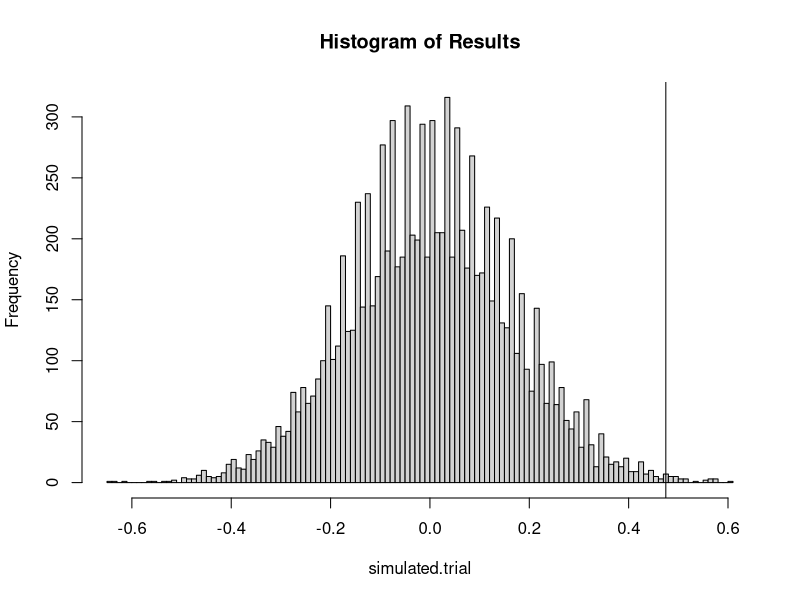
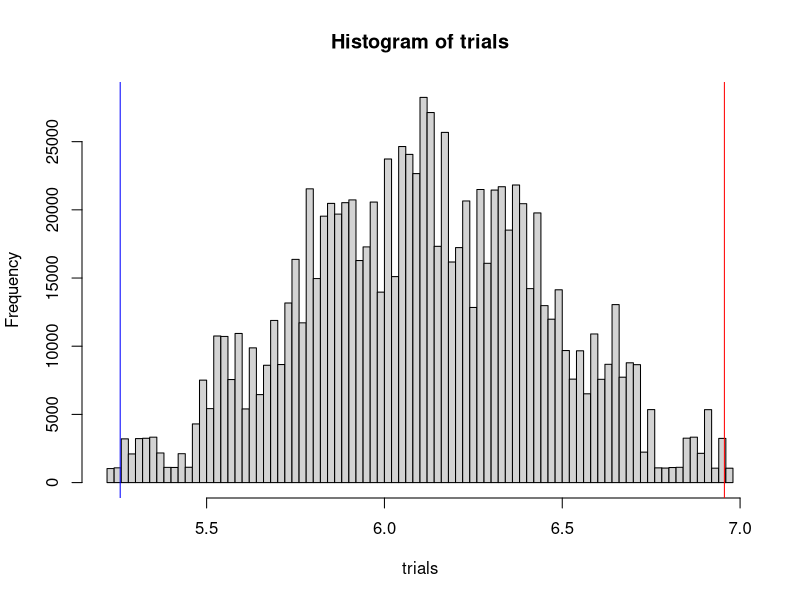
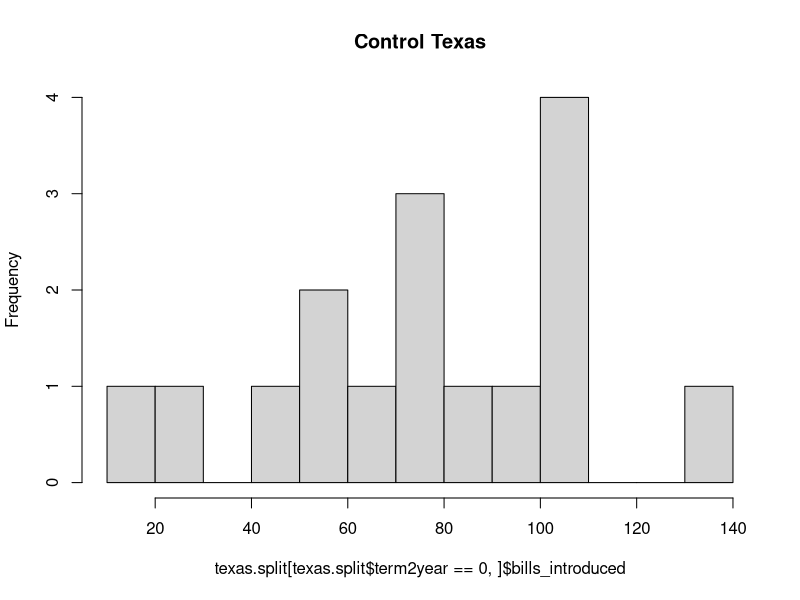
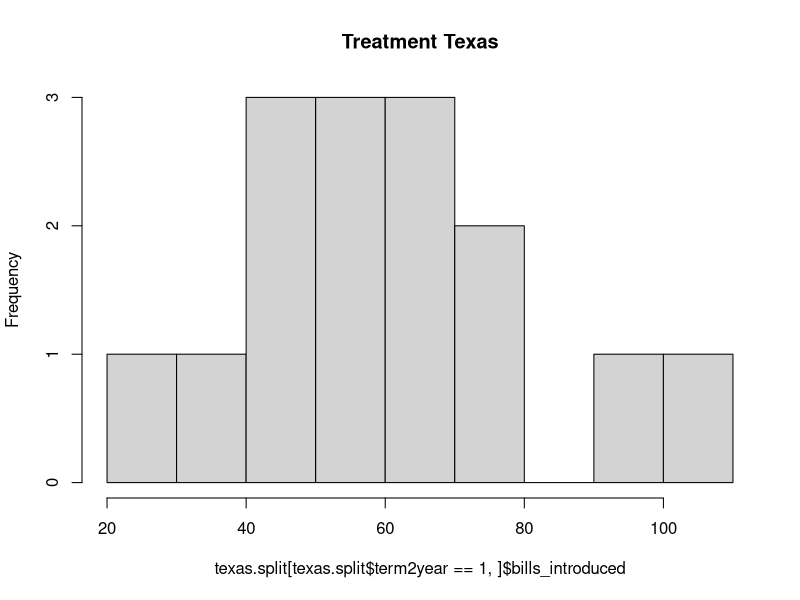

These charts were generated, in order, by the following R code: (Note: this script raises an error after producing the figures.)
## ---- chunk 1
library(data.table)
library(dplyr)
## ---- chunk 2
d <- fread("./data/clingingsmith_2009.csv")
head(d)
## ---- chunk 3
grouped <- group_by(d, success)
summarise(grouped, mean(views))
## ---- chunk 4
control <- d[d$success == 0]
treatment <- d[d$success == 1]

# This is the treatment function, will be referred to many times.
afterTreatment <- function(a, b) {
  treament = a[b==1]
  control = a[b==0]
  return(mean(treament) - mean(control))
  
}

# Get the ATE we are looking for
ate <- afterTreatment(grouped$views, grouped$success) 
viewsVector <- d$views

# See how many 0s and 1s there are
random <- function() {
  sample(c(rep(0, 448), rep(1, 510)))
}


N <- 10000
simulated.trial <- replicate(N, afterTreatment(viewsVector, random()))
simulated.trial.mean <- mean(simulated.trial)

# Show results
hist(simulated.trial, main = "Histogram of Results", breaks = 100)
abline(v = ate)

## ---- chunk 5
num_larger <- simulated.trial >= ate
number.simulated.assingments <- sum(num_larger)
number.simulated.assingments

## ---- chunk 6
p_value_one_tailed <- mean(num_larger)
p_value_one_tailed
## ---- chunk 7
number_more_extreme <- abs(simulated.trial) >= abs(ate)
number_more_extreme.assignments <- sum(number_more_extreme)
number_more_extreme.assignments
## ---- chunk 8
p_value_two_tailed <- mean(number_more_extreme) 
p_value_two_tailed
## ---- chunk 9
input <- c(.950, .978, .762, .733, .823, 1.011) 
sumInput <- sum(input)

# We have the inverse list because this made of ratios
inverse <- 1/input
sumInverse <- sum(inverse)

# Take the total set which is input and inverse
total <- c(input, inverse)

# Pick 6 out of 12 values without reaplcement
random.sample <- function() {
  random <- sample(c(total), 6, replace = FALSE)
  return(sum(random))
}

N <- 1000000

trials <- replicate(N, random.sample())

# Show histogram and two vertical lines
hist(trials, breaks = N/10000)
abline(v=sumInput, col = "blue")
abline(v=sumInverse, col = "red")


p_value <- mean(sumInput >= trials)
p_value
## ---- chunk 10
library(foreign)

data <- read.dta("./data/titiunik_2010.dta")
data <- data.table(data)
head(data)
## ---- chunk 11
summarize(group_by(data, texas0_arkansas1), mean(bills_introduced))
## ---- chunk 12
summarize(group_by(data, term2year), mean(bills_introduced))
## ---- chunk 13
summarize(group_by(data, term2year, texas0_arkansas1), mean(bills_introduced))
## ---- chunk 14

# Get the variances && m/m
var.0.texas <- var((data[data$texas0_arkansas1 == 0 & data$term2year == 0]$bills_introduced))
var.1.texas <- var((data[data$texas0_arkansas1 == 0 & data$term2year == 1]$bills_introduced))
N.texas <- nrow(data[data$texas0_arkansas1 == 0])
m.texas <-  nrow(data[data$texas0_arkansas1 == 0 & data$term2year == 1])
se.texas <- sqrt((var.0.texas/(N.texas-m.texas)) + (var.1.texas)/m.texas)
se.texas

# Get the variances && m/m
var.0.arkansas <- var((data[data$texas0_arkansas1 == 1 & data$term2year == 0]$bills_introduced))
var.1.arkansas <- var((data[data$texas0_arkansas1 == 1 & data$term2year == 1]$bills_introduced))
N.arkansas <- nrow(data[data$texas0_arkansas1 == 1])
m.arkansas <-  nrow(data[data$texas0_arkansas1 == 1 & data$term2year == 1])
se.arkansas <- sqrt((var.0.arkansas/(N.arkansas-m.arkansas)) + (var.1.arkansas)/m.arkansas)
se.arkansas


# Getting ATE for future use
states.split <- group_by(data, texas0_arkansas1)

texas.split <- states.split[states.split$texas0_arkansas1 == 0, c(1,2,3)]
arkansas.split <- states.split[states.split$texas0_arkansas1 == 1, c(1,2,3)]

texas.split.ate <- afterTreatment(texas.split$bills_introduced, texas.split$term2year)
arkansas.split.ate <- afterTreatment(arkansas.split$bills_introduced, arkansas.split$term2year)

## ---- chunk 15
overall_ate <- texas.split.ate*(31/66) + arkansas.split.ate*(35/66)
overall_ate
## ---- chunk 16
se_overall_ate <- sqrt((31*se.texas/66)^2 + (35*se.arkansas/66)^2)
se_overall_ate
## ---- chunk 17

## ---- chunk 18
hist(texas.split[texas.split$term2year == 0, ]$bills_introduced, main = "Control Texas", breaks=10)
hist(texas.split[texas.split$term2year == 1, ]$bills_introduced, main = "Treatment Texas", breaks=10)

hist(arkansas.split[texas.split$term2year == 0, ]$bills_introduced, main = "Control Arkansas", breaks=10)
hist(arkansas.split[texas.split$term2year == 1, ]$bills_introduced, main = "Treatment Arkansas", breaks=10)
## ---- chunk 19
## load data 
d <- fread("./data/clustering_data.csv")
d
## ---- chunk 20
d$cluster.name <- c(1, 1, 2, 2, 3, 3, 4, 4, 5, 5, 6, 6, 7, 7)
clusters <- c(1, 2, 3, 4, 5, 6, 7)

randomize.cluster <- function() {
  control <- sample(clusters, 4, FALSE)
  return(control)
}

control.group <- randomize.cluster()
treatment.group <- setdiff(clusters, control.group)
control.group
treatment.group

# Assign treatment and control
d$treatment <- 0
d$treatment[d$cluster.name %in% treatment.group] <- 1
d

# Get the cluster based means
means <-  aggregate(d[, 2:3], list(d$cluster.name), mean)
means

# Use built in formulas
var.0 <- var(means$y0)
var.1 <- var(means$y1)
cov.0 <- cov(means$y0, means$y1)
# cov.0

# Given by Alex
m <- 6
N <- 14
k <- 7
se <- sqrt((((m*var.0)/(N-m)) + (((N-m)*var.1)/(m)) + 2*cov.0)/(k-1))
se
## ---- chunk 21

# Basically everything we did above but change the clusters
d$cluster.name.1 <- c(1, 2, 3, 4, 5, 6, 7, 7, 6, 5, 4, 3, 2, 1)
clusters.1 <- c(1, 2, 3, 4, 5, 6, 7)

randomize.cluster.1 <- function() {
  control <- sample(clusters, 4, FALSE)
  return(control)
}

control.group.1 <- randomize.cluster()
treatment.group.1 <- setdiff(clusters, control.group)
control.group.1
treatment.group.1

# Assign treatment and control
d$treatment.1 <- 0
d$treatment.1[d$cluster.name.1 %in% treatment.group.1] <- 1
d

# Get the cluster based means
means.1 <-  aggregate(d[, 2:3], list(d$cluster.name.1), mean)
means.1

# Use built in formulas
var.0.1 <- var(means.1$y0)
var.1.1 <- var(means.1$y1)
cov.0.1 <- cov(means.1$y0, means.1$y1)
# cov.0

# Given by Alex
m.1 <- 6
N.1 <- 14
k.1 <- 7
se.1 <- sqrt((((m.1*var.0.1)/(N.1-m.1)) + (((N.1-m.1)*var.1.1)/(m.1)) + 2*cov.0.1)/(k.1-1))
se.1


## ---- chunk 22

# Facts given
users <- 800000
profit <- 100
CPM <- 0.2
percent.bought <- 0.004

# Get break even volume
total.weekly.bought <- percent.bought*users
total.weekly.profit <- total.weekly.bought * profit
total.ad.spend <- CPM * users
break.even.volume <- total.ad.spend/profit

# Divide it per person
break.even.volume.perperson <- break.even.volume/users
break.even.volume.perperson

## ---- chunk 23
# Given info
controlgroup <- users/2
treatmentgroup <- users/2
measured.effect <- 0.003

# Get p value from formula below
p <- controlgroup * percent.bought + treatmentgroup * (percent.bought + measured.effect)
p <- p/(controlgroup + treatmentgroup)

# Get SE from formula below
standard.error <- sqrt(p*(1-p) * ((1/controlgroup) + (1/treatmentgroup)))


# Get the CI
c.i.top <- measured.effect + 1.96*standard.error
c.i.bottom <- measured.effect - 1.96*standard.error
c.i.top
c.i.bottom
## ---- chunk 24

# Do the same thing as above, but just change the break of the control and test group
control.group <- .01 * users
test.group <- (1-0.01)*users

# P Value formula above
p.boss <-  control.group * percent.bought + test.group * (percent.bought + measured.effect)
p.boss <- p.boss/ (control.group + test.group)

# SE formula above
standard.error.boss <- sqrt(p.boss*(1-p.boss) * ((1/control.group) + (1/test.group)))
c.i.top.boss <- measured.effect + 1.96*standard.error.boss
c.i.bottom.boss <- measured.effect - 1.96*standard.error.boss
c.i.top.boss
c.i.bottom.boss

## ---- chunk 25
d <- fread('./data/list_data_2019.csv')
head(d)
## ---- chunk 26

control.group.sports <- d$bid[d$uniform_price_auction==0]
treatment.group.sports <- d$bid[d$uniform_price_auction==1]
t_test_result <- t.test(control.group.sports, treatment.group.sports)
t_test_result
## ---- chunk 27
mod <- lm(bid ~ uniform_price_auction, data = d)
summary(mod)
## ---- chunk 28
confint(mod, level = 0.95)
## ---- chunk 29
summary(mod)
## ---- chunk 30
summarize(group_by(d, uniform_price_auction), count=n())

# Count the amount of 1s and 0s from the summarize function
random1 <- function() {
  sample(c(rep(0, 34), rep(1, 34)))
}
# Run 10000 trials on the distribution 
N1 <- 10000
distribution <- replicate(N1, afterTreatment(d$bid, random1()))

# Get a two sided p test by using an absolute value and compare it against ATE
p_value <- mean(abs(distribution) >= abs(afterTreatment(d$bid, d$uniform_price_auction)))
p_value
## ---- chunk 31
p.value.sports.ttest <- 0.006421
p.value.sports.ttest

